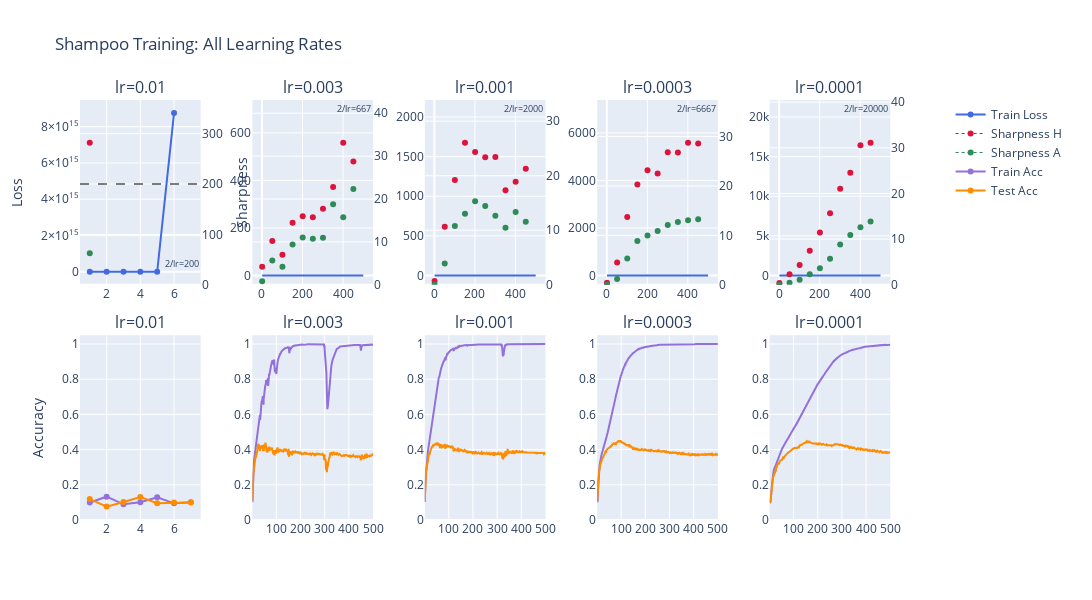

The cell this chart's notebook holds for it:
### Code cell
plot_all_training(md, out)

### Figure 1 — Plotly figure (JSON) as saved in the notebook; plotly's stock layout.template omitted (floating-point values rounded to 4 significant figures; data arrays with more than 128 entries replaced by an {"elided": "..."} marker saying what was removed)
{"data": [{"line": {"color": "royalblue", "width": 2}, "name": "Train Loss", "showlegend": true, "type": "scatter", "x": [1, 2, 3, 4, 5, 6, 7], "xaxis": "x", "y": [0.1033, 6.065, 1.618, 384.8, 390500.0, 8753000000000000.0, Infinity], "yaxis": "y"}, {"connectgaps": false, "line": {"color": "crimson", "dash": "dot", "width": 1}, "marker": {"color": "crimson", "size": 6}, "mode": "markers+lines", "name": "Sharpness H", "showlegend": true, "type": "scatter", "x": [1, 2, 3, 4, 5, 6, 7], "xaxis": "x", "y": [282.1, NaN, NaN, NaN, NaN, NaN, NaN], "yaxis": "y2"}, {"connectgaps": false, "line": {"color": "seagreen", "dash": "dot", "width": 1}, "marker": {"color": "seagreen", "size": 6}, "mode": "markers+lines", "name": "Sharpness A", "showlegend": true, "type": "scatter", "x": [1, 2, 3, 4, 5, 6, 7], "xaxis": "x", "y": [62.5, NaN, NaN, NaN, NaN, NaN, NaN], "yaxis": "y2"}, {"line": {"color": "mediumpurple", "width": 2}, "name": "Train Acc", "showlegend": true, "type": "scatter", "x": [1, 2, 3, 4, 5, 6, 7], "xaxis": "x6", "y": [0.0992, 0.1324, 0.089, 0.1008, 0.1296, 0.0948, 0.1006], "yaxis": "y11"}, {"line": {"color": "darkorange", "width": 2}, "name": "Test Acc", "showlegend": true, "type": "scatter", "x": [1, 2, 3, 4, 5, 6, 7], "xaxis": "x6", "y": [0.119, 0.076, 0.102, 0.131, 0.095, 0.099, 0.1], "yaxis": "y11"}, {"line": {"color": "royalblue", "width": 2}, "name": "Train Loss", "showlegend": false, "type": "scatter", "x": {"elided": "500 int values"}, "xaxis": "x2", "y": {"elided": "500 float values"}, "yaxis": "y3"}, {"connectgaps": false, "line": {"color": "crimson", "dash": "dot", "width": 1}, "marker": {"color": "crimson", "size": 6}, "mode": "markers+lines", "name": "Sharpness H", "showlegend": false, "type": "scatter", "x": {"elided": "500 int values"}, "xaxis": "x2", "y": {"elided": "500 float values"}, "yaxis": "y4"}, {"connectgaps": false, "line": {"color": "seagreen", "dash": "dot", "width": 1}, "marker": {"color": "seagreen", "size": 6}, "mode": "markers+lines", "name": "Sharpness A", "showlegend": false, "type": "scatter", "x": {"elided": "500 int values"}, "xaxis": "x2", "y": {"elided": "500 float values"}, "yaxis": "y4"}, {"line": {"color": "mediumpurple", "width": 2}, "name": "Train Acc", "showlegend": false, "type": "scatter", "x": {"elided": "500 int values"}, "xaxis": "x7", "y": {"elided": "500 float values"}, "yaxis": "y12"}, {"line": {"color": "darkorange", "width": 2}, "name": "Test Acc", "showlegend": false, "type": "scatter", "x": {"elided": "500 int values"}, "xaxis": "x7", "y": {"elided": "500 float values"}, "yaxis": "y12"}, {"line": {"color": "royalblue", "width": 2}, "name": "Train Loss", "showlegend": false, "type": "scatter", "x": {"elided": "500 int values"}, "xaxis": "x3", "y": {"elided": "500 float values"}, "yaxis": "y5"}, {"connectgaps": false, "line": {"color": "crimson", "dash": "dot", "width": 1}, "marker": {"color": "crimson", "size": 6}, "mode": "markers+lines", "name": "Sharpness H", "showlegend": false, "type": "scatter", "x": {"elided": "500 int values"}, "xaxis": "x3", "y": {"elided": "500 float values"}, "yaxis": "y6"}, {"connectgaps": false, "line": {"color": "seagreen", "dash": "dot", "width": 1}, "marker": {"color": "seagreen", "size": 6}, "mode": "markers+lines", "name": "Sharpness A", "showlegend": false, "type": "scatter", "x": {"elided": "500 int values"}, "xaxis": "x3", "y": {"elided": "500 float values"}, "yaxis": "y6"}, {"line": {"color": "mediumpurple", "width": 2}, "name": "Train Acc", "showlegend": false, "type": "scatter", "x": {"elided": "500 int values"}, "xaxis": "x8", "y": {"elided": "500 float values"}, "yaxis": "y13"}, {"line": {"color": "darkorange", "width": 2}, "name": "Test Acc", "showlegend": false, "type": "scatter", "x": {"elided": "500 int values"}, "xaxis": "x8", "y": {"elided": "500 float values"}, "yaxis": "y13"}, {"line": {"color": "royalblue", "width": 2}, "name": "Train Loss", "showlegend": false, "type": "scatter", "x": {"elided": "500 int values"}, "xaxis": "x4", "y": {"elided": "500 float values"}, "yaxis": "y7"}, {"connectgaps": false, "line": {"color": "crimson", "dash": "dot", "width": 1}, "marker": {"color": "crimson", "size": 6}, "mode": "markers+lines", "name": "Sharpness H", "showlegend": false, "type": "scatter", "x": {"elided": "500 int values"}, "xaxis": "x4", "y": {"elided": "500 float values"}, "yaxis": "y8"}, {"connectgaps": false, "line": {"color": "seagreen", "dash": "dot", "width": 1}, "marker": {"color": "seagreen", "size": 6}, "mode": "markers+lines", "name": "Sharpness A", "showlegend": false, "type": "scatter", "x": {"elided": "500 int values"}, "xaxis": "x4", "y": {"elided": "500 float values"}, "yaxis": "y8"}, {"line": {"color": "mediumpurple", "width": 2}, "name": "Train Acc", "showlegend": false, "type": "scatter", "x": {"elided": "500 int values"}, "xaxis": "x9", "y": {"elided": "500 float values"}, "yaxis": "y14"}, {"line": {"color": "darkorange", "width": 2}, "name": "Test Acc", "showlegend": false, "type": "scatter", "x": {"elided": "500 int values"}, "xaxis": "x9", "y": {"elided": "500 float values"}, "yaxis": "y14"}, {"line": {"color": "royalblue", "width": 2}, "name": "Train Loss", "showlegend": false, "type": "scatter", "x": {"elided": "500 int values"}, "xaxis": "x5", "y": {"elided": "500 float values"}, "yaxis": "y9"}, {"connectgaps": false, "line": {"color": "crimson", "dash": "dot", "width": 1}, "marker": {"color": "crimson", "size": 6}, "mode": "markers+lines", "name": "Sharpness H", "showlegend": false, "type": "scatter", "x": {"elided": "500 int values"}, "xaxis": "x5", "y": {"elided": "500 float values"}, "yaxis": "y10"}, {"connectgaps": false, "line": {"color": "seagreen", "dash": "dot", "width": 1}, "marker": {"color": "seagreen", "size": 6}, "mode": "markers+lines", "name": "Sharpness A", "showlegend": false, "type": "scatter", "x": {"elided": "500 int values"}, "xaxis": "x5", "y": {"elided": "500 float values"}, "yaxis": "y10"}, {"line": {"color": "mediumpurple", "width": 2}, "name": "Train Acc", "showlegend": false, "type": "scatter", "x": {"elided": "500 int values"}, "xaxis": "x10", "y": {"elided": "500 float values"}, "yaxis": "y15"}, {"line": {"color": "darkorange", "width": 2}, "name": "Test Acc", "showlegend": false, "type": "scatter", "x": {"elided": "500 int values"}, "xaxis": "x10", "y": {"elided": "500 float values"}, "yaxis": "y15"}], "layout": {"annotations": [{"font": {"size": 16}, "showarrow": false, "text": "lr=0.01", "x": 0.07, "xanchor": "center", "xref": "paper", "y": 1, "yanchor": "bottom", "yref": "paper"}, {"font": {"size": 16}, "showarrow": false, "text": "lr=0.003", "x": 0.27, "xanchor": "center", "xref": "paper", "y": 1, "yanchor": "bottom", "yref": "paper"}, {"font": {"size": 16}, "showarrow": false, "text": "lr=0.001", "x": 0.47, "xanchor": "center", "xref": "paper", "y": 1, "yanchor": "bottom", "yref": "paper"}, {"font": {"size": 16}, "showarrow": false, "text": "lr=0.0003", "x": 0.67, "xanchor": "center", "xref": "paper", "y": 1, "yanchor": "bottom", "yref": "paper"}, {"font": {"size": 16}, "showarrow": false, "text": "lr=0.0001", "x": 0.87, "xanchor": "center", "xref": "paper", "y": 1, "yanchor": "bottom", "yref": "paper"}, {"font": {"size": 16}, "showarrow": false, "text": "lr=0.01", "x": 0.07, "xanchor": "center", "xref": "paper", "y": 0.44, "yanchor": "bottom", "yref": "paper"}, {"font": {"size": 16}, "showarrow": false, "text": "lr=0.003", "x": 0.27, "xanchor": "center", "xref": "paper", "y": 0.44, "yanchor": "bottom", "yref": "paper"}, {"font": {"size": 16}, "showarrow": false, "text": "lr=0.001", "x": 0.47, "xanchor": "center", "xref": "paper", "y": 0.44, "yanchor": "bottom", "yref": "paper"}, {"font": {"size": 16}, "showarrow": false, "text": "lr=0.0003", "x": 0.67, "xanchor": "center", "xref": "paper", "y": 0.44, "yanchor": "bottom", "yref": "paper"}, {"font": {"size": 16}, "showarrow": false, "text": "lr=0.0001", "x": 0.87, "xanchor": "center", "xref": "paper", "y": 0.44, "yanchor": "bottom", "yref": "paper"}, {"font": {"size": 9}, "showarrow": false, "text": "2/lr=200", "x": 1, "xanchor": "right", "xref": "x domain", "y": 200, "yanchor": "bottom", "yref": "y"}, {"font": {"size": 9}, "showarrow": false, "text": "2/lr=667", "x": 1, "xanchor": "right", "xref": "x2 domain", "y": 666.7, "yanchor": "bottom", "yref": "y3"}, {"font": {"size": 9}, "showarrow": false, "text": "2/lr=2000", "x": 1, "xanchor": "right", "xref": "x3 domain", "y": 2000, "yanchor": "bottom", "yref": "y5"}, {"font": {"size": 9}, "showarrow": false, "text": "2/lr=6667", "x": 1, "xanchor": "right", "xref": "x4 domain", "y": 6667.0, "yanchor": "bottom", "yref": "y7"}, {"font": {"size": 9}, "showarrow": false, "text": "2/lr=20000", "x": 1, "xanchor": "right", "xref": "x5 domain", "y": 20000, "yanchor": "bottom", "yref": "y9"}], "height": 600, "legend": {"x": 1.01, "y": 1}, "margin": {"r": 150}, "shapes": [{"line": {"color": "black", "dash": "dash", "width": 1}, "type": "line", "x0": 0, "x1": 1, "xref": "x domain", "y0": 200, "y1": 200, "yref": "y2"}, {"line": {"color": "black", "dash": "dash", "width": 1}, "type": "line", "x0": 0, "x1": 1, "xref": "x2 domain", "y0": 666.7, "y1": 666.7, "yref": "y4"}, {"line": {"color": "black", "dash": "dash", "width": 1}, "type": "line", "x0": 0, "x1": 1, "xref": "x3 domain", "y0": 2000, "y1": 2000, "yref": "y6"}, {"line": {"color": "black", "dash": "dash", "width": 1}, "type": "line", "x0": 0, "x1": 1, "xref": "x4 domain", "y0": 6667.0, "y1": 6667.0, "yref": "y8"}, {"line": {"color": "black", "dash": "dash", "width": 1}, "type": "line", "x0": 0, "x1": 1, "xref": "x5 domain", "y0": 20000, "y1": 20000, "yref": "y10"}], "title": {"text": "Shampoo Training: All Learning Rates"}, "width": 1500, "xaxis": {"anchor": "y", "autorange": true, "domain": [0, 0.14], "range": [0.5028, 7.497], "type": "linear"}, "xaxis10": {"anchor": "y15", "autorange": true, "domain": [0.8, 0.94], "range": [1, 500], "type": "linear"}, "xaxis2": {"anchor": "y3", "autorange": true, "domain": [0.2, 0.34], "range": [-40.35, 541.4], "type": "linear"}, "xaxis3": {"anchor": "y5", "autorange": true, "domain": [0.4, 0.54], "range": [-40.35, 541.4], "type": "linear"}, "xaxis4": {"anchor": "y7", "autorange": true, "domain": [0.6, 0.74], "range": [-40.35, 541.4], "type": "linear"}, "xaxis5": {"anchor": "y9", "autorange": true, "domain": [0.8, 0.94], "range": [-40.35, 541.4], "type": "linear"}, "xaxis6": {"anchor": "y11", "autorange": true, "domain": [0, 0.14], "range": [0.5028, 7.497], "type": "linear"}, "xaxis7": {"anchor": "y12", "autorange": true, "domain": [0.2, 0.34], "range": [1, 500], "type": "linear"}, "xaxis8": {"anchor": "y13", "autorange": true, "domain": [0.4, 0.54], "range": [1, 500], "type": "linear"}, "xaxis9": {"anchor": "y14", "autorange": true, "domain": [0.6, 0.74], "range": [1, 500], "type": "linear"}, "yaxis": {"anchor": "x", "autorange": true, "domain": [0.56, 1], "range": [-715900000000000.0, 9468806033300584], "title": {"text": "Loss"}, "type": "linear"}, "yaxis10": {"anchor": "x5", "overlaying": "y9", "range": [0, 40.48], "side": "right", "type": "linear"}, "yaxis11": {"anchor": "x6", "domain": [0, 0.44], "range": [0, 1.05], "title": {"text": "Accuracy"}, "type": "linear"}, "yaxis12": {"anchor": "x7", "domain": [0, 0.44], "range": [0, 1.05], "type": "linear"}, "yaxis13": {"anchor": "x8", "domain": [0, 0.44], "range": [0, 1.05], "type": "linear"}, "yaxis14": {"anchor": "x9", "domain": [0, 0.44], "range": [0, 1.05], "type": "linear"}, "yaxis15": {"anchor": "x10", "domain": [0, 0.44], "range": [0, 1.05], "type": "linear"}, "yaxis2": {"anchor": "x", "overlaying": "y", "range": [0, 366.7], "side": "right", "title": {"text": "Sharpness"}, "type": "linear"}, "yaxis3": {"anchor": "x2", "autorange": true, "domain": [0.56, 1], "range": [-38.36, 728.9], "type": "linear"}, "yaxis4": {"anchor": "x2", "overlaying": "y3", "range": [0, 43.08], "side": "right", "type": "linear"}, "yaxis5": {"anchor": "x3", "autorange": true, "domain": [0.56, 1], "range": [-115.1, 2187.0], "type": "linear"}, "yaxis6": {"anchor": "x3", "overlaying": "y5", "range": [0, 33.88], "side": "right", "type": "linear"}, "yaxis7": {"anchor": "x4", "autorange": true, "domain": [0.56, 1], "range": [-383.7, 7289.0], "type": "linear"}, "yaxis8": {"anchor": "x4", "overlaying": "y7", "range": [0, 37.4], "side": "right", "type": "linear"}, "yaxis9": {"anchor": "x5", "autorange": true, "domain": [0.56, 1], "range": [-1151.0, 21870.0], "type": "linear"}}}
